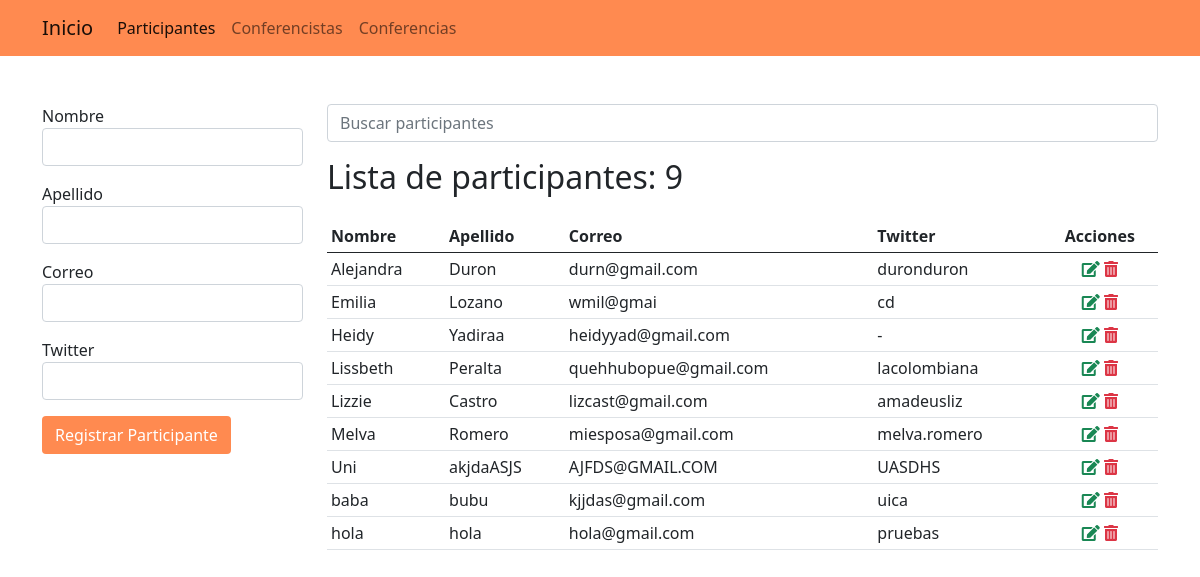
The page /participantes/ on the database as committed earlier.
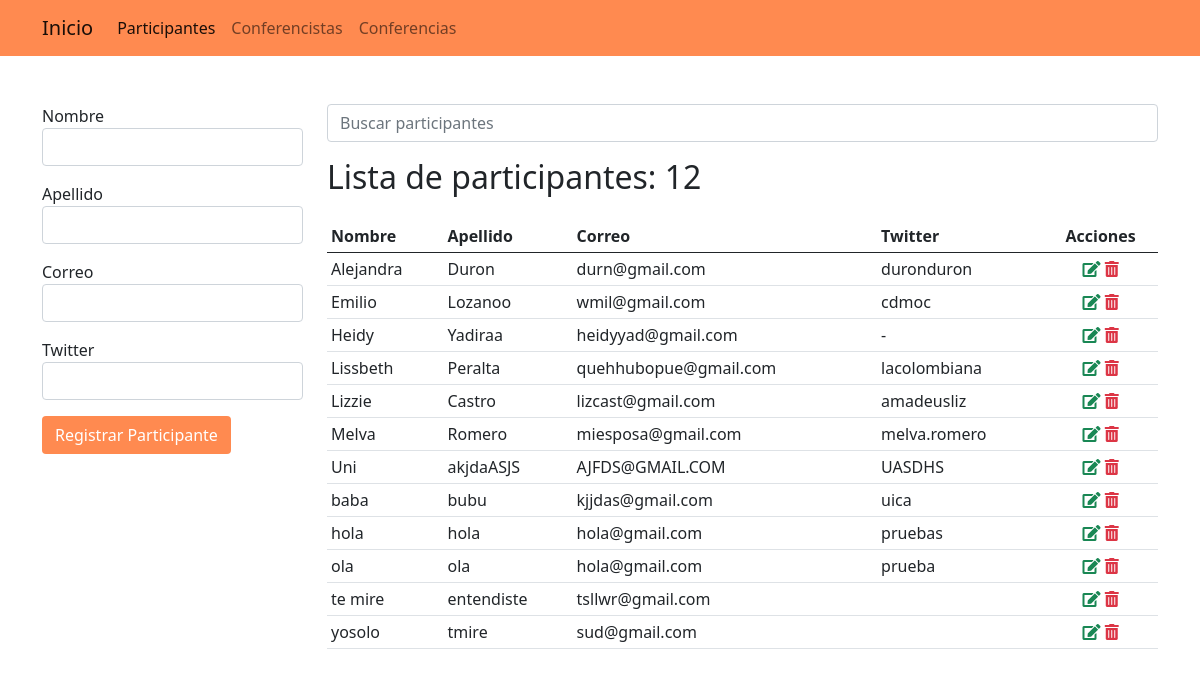
The same page on the database as committed later.
### app_registro/models.py (models this page shows, shortened)
class Participante(models.Model):
    nombre = models.CharField(max_length=25)
    apellido = models.CharField(max_length=25)
    correo = models.EmailField()
    twitter = models.CharField(max_length=35, null=True, blank=True)

### app_registro/views.py (the view, shortened to what this page needs)
# urls.py: path('participantes/', views.participantes, name="participantes"),
def participantes(request):
    activo = 'participantes'
    q = request.GET.get('q')
    if q:
        data = Participante.objects.filter(nombre__startswith=q).order_by('nombre') #buscar por nombre
    else:
        data = Participante.objects.all().order_by('nombre') #'-nombre' para ordenar descendednte nos regresa todos los registros que tiene participante
    ctx = {
        'participantes': data,
        'q': q,
        'activo': activo
    }
    return render(request, 'registro/participantes.html', ctx) #recibe minimo 2 parametros

### app_registro/templates/registro/participantes.html (shortened to what this page needs)
{% extends "base.html" %}
{% block container %}
    <div class="row">
        <div class="col-3">
        {% if p  %}
            <form action="{% url 'editar_participante' p.id %}" method="POST">
        {% else  %}
            <form action="{% url 'participantes' %}" method="POST">
        {% endif  %}
                <div class="mb-3">
                    <label for="nombre">Nombre</label>
                    <input type="text" value="{{ p.nombre }}" name="nombre" id="nombre" class="form-control" required autofocus>
                </div>
                <div class="mb-3">
                    <label for="apellido">Apellido</label>
                    <input type="text" value="{{ p.apellido }}" name="apellido" id="apellido" class="form-control" required>
                </div>
                <div class="mb-3">
                    <label for="correo">Correo</label>
                    <input type="email" value="{{ p.correo }}" name="correo" id="correo" class="form-control" required>
                </div>
                <div class="mb-3">
                    <label for="twitter">Twitter</label>
                    <input type="text" value="{{ p.twitter|default_if_none:'-' }}" name="twitter" id="twitter" class="form-control" required>
                </div>
                <div class="mb-3">
                    {% if p  %}
                    <input type="submit" class="btn btn-block text-white" style="background-color: #ff8a50" value="Actualizar Participante">
                    {% else %}
                    <input type="submit" class="btn btn-block text-white" style="background-color: #ff8a50" value="Registrar Participante">
                    {% endif %}
                </div>
            </form>
        </div>
        <div class="col-9">
            <form action="" method="GET">
                <input type="search" name="q" value="{{ q |default_if_none:''  }}" class="form-control" placeholder="Buscar participantes">
            </form>
            <h2 class="mt-3">Lista de participantes: {{ participantes.count }}</h2>
            <table class="table table-sm table-hover mt-4">
                <thead>
                    <tr>
                        <th>Nombre</th>
                        <th>Apellido</th>
                        <th>Correo</th>
                        <th>Twitter</th>
                        <th class="text-center">Acciones</th>
                    </tr>
                </thead>
                <tbody>
                    {% for p in participantes %}
                    <tr>
                        <td>{{ p.nombre }}</td>
                        <td>{{ p.apellido }}</td>
                        <td>{{ p.correo }}</td>
                        <td>{{ p.twitter|default_if_none:'-' }}</td>
                        <td class="text-center">
                            <a href="{% url 'editar_participante' p.id %}" class="text-success"><span class="fas fa-edit"></a>
                            <a onclick="if (!confirm('Confirme la eliminacion')) return false;" href="{% url 'eliminar_participante' p.id %}" class="text-danger"><span class="fas fa-trash-alt"></span></a>
                        </td>
                    </tr>
                    {% empty %}
                    <tr>
                        <td colspan="5" class="text-danger text-center">No se encontraron resultados</td>
                    <tr>
                    {% endfor %}
                </tbody>
            </table>
        </div>
    </div>
{% endblock %}

### global_templates/base.html (shortened to what this page needs)
<!DOCTYPE html>
<html lang="en">
<head>
    <link href="https://cdn.jsdelivr.net/npm/bootstrap@5.0.1/dist/css/bootstrap.min.css" rel="stylesheet">
    <link href="https://pro.fontawesome.com/releases/v5.10.0/css/all.css" rel="stylesheet"/>
</head>
<body>
    <nav class="navbar navbar-expand-lg navbar-light" style="background-color: #ff8a50">
        <div class="container">
            <a class="navbar-brand" href="/">Inicio</a>
            <div class="collapse navbar-collapse text-white" id="navbarNav">
                <div class="navbar-nav">
                        <a class="nav-link {% if activo == 'participantes' %} active {% endif %}" href="{% url 'participantes' %}">Participantes</a>
                        <a class="nav-link {% if activo == 'conferencistas' %} active {% endif %}" href="{% url 'conferencistas' %}">Conferencistas</a>
                        <a class="nav-link" href="#">Conferencias</a>
                </div>
            </div>
        </div>
    </nav>
    <div class="container mt-5">
        {% block container %}{% endblock %}
    </div>
</body>
</html>

Rows that differ between the two databases and show on the page:
changed Participante: nombre "Emilia" → "Emilio"; apellido "Lozano" → "Lozanoo"; correo "wmil@gmai" → "wmil@gmail.com"; twitter "cd" → "cdmoc"
added Participante: nombre "ola", apellido "ola", correo "hola@gmail.com", twitter "prueba"
added Participante: nombre "te mire", apellido "entendiste", correo "tsllwr@gmail.com"
added Participante: nombre "yosolo", apellido "tmire", correo "sud@gmail.com"
Other text that changed with them:
{{ participantes.count }}: "9" → "12"
